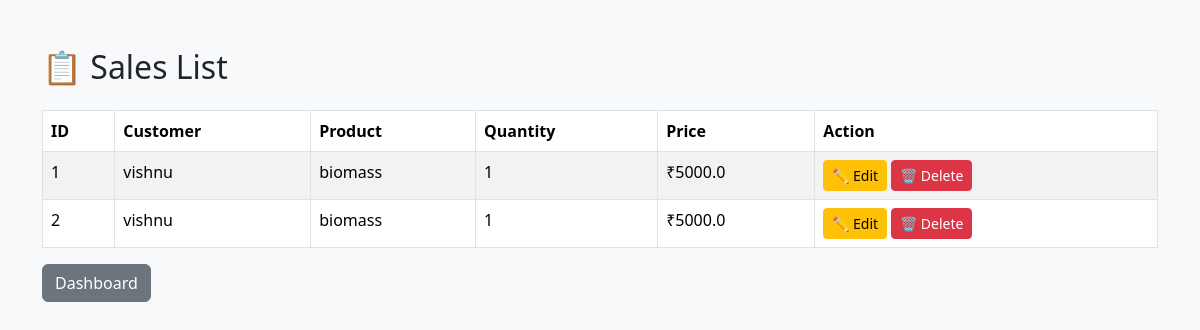
/view-sales, run on an earlier commit of the app's database.
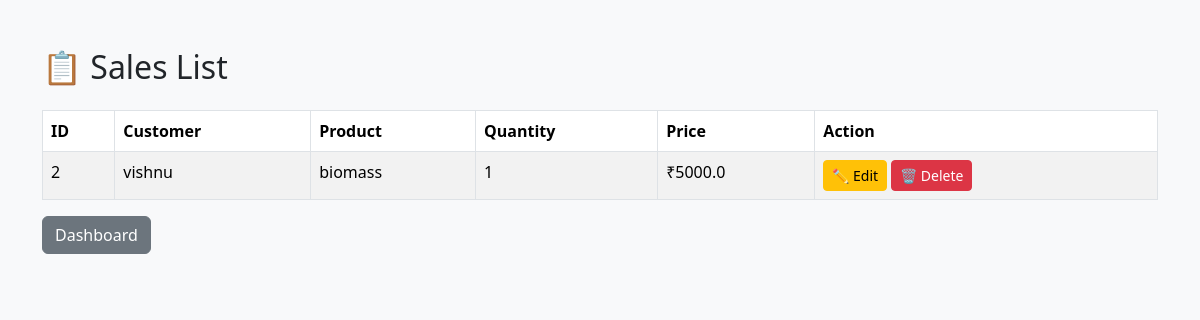
And on a later commit of the database.
### tables this page shows
CREATE TABLE sales (

            id INTEGER PRIMARY KEY AUTOINCREMENT,

            customer TEXT,

            product TEXT,

            quantity INTEGER,

            price REAL

        );

### app.py (the view)
@app.route("/view-sales")
def view_sales():
    sales = get_all_sales()
    return render_template("view_sales.html", sales=sales)

### database/db.py (called while the page is built)
def get_all_sales():
    conn = sqlite3.connect(DATABASE_NAME)
    cursor = conn.cursor()
    cursor.execute("SELECT * FROM sales")
    rows = cursor.fetchall()
    conn.close()
    return rows

### templates/view_sales.html (shortened to what this page needs)
<!DOCTYPE html>
<html>
<head>
    <link href="https://cdn.jsdelivr.net/npm/bootstrap@5.3.7/dist/css/bootstrap.min.css" rel="stylesheet">
</head>
<body class="bg-light">
<div class="container mt-5">
<h2>📋 Sales List</h2>
<table class="table table-bordered table-striped mt-4">
<thead>
<tr>
<th>ID</th>
<th>Customer</th>
<th>Product</th>
<th>Quantity</th>
<th>Price</th>
<th>Action</th>
</tr>
</thead>
<tbody>
{% for sale in sales %}
<tr>
<td>{{ sale[0] }}</td>
<td>{{ sale[1] }}</td>
<td>{{ sale[2] }}</td>
<td>{{ sale[3] }}</td>
<td>₹{{ sale[4] }}</td>
<td>
    <a href="/edit-sale/{{ sale[0] }}" class="btn btn-warning btn-sm">
        ✏️ Edit
    </a>
    <a href="/delete-sale/{{ sale[0] }}"
       class="btn btn-danger btn-sm"
       onclick="return confirm('Are you sure you want to delete this sale?');">
        🗑 Delete
    </a>
</td>
</tr>
{% endfor %}
</tbody>
</table>
<a href="/" class="btn btn-secondary">
Dashboard
</a>
</div>
</body>
</html>

What changed in the data, as far as the page shows it:
removed sales: id "1", customer "vishnu", product "biomass", quantity "1", price "5000.0"
